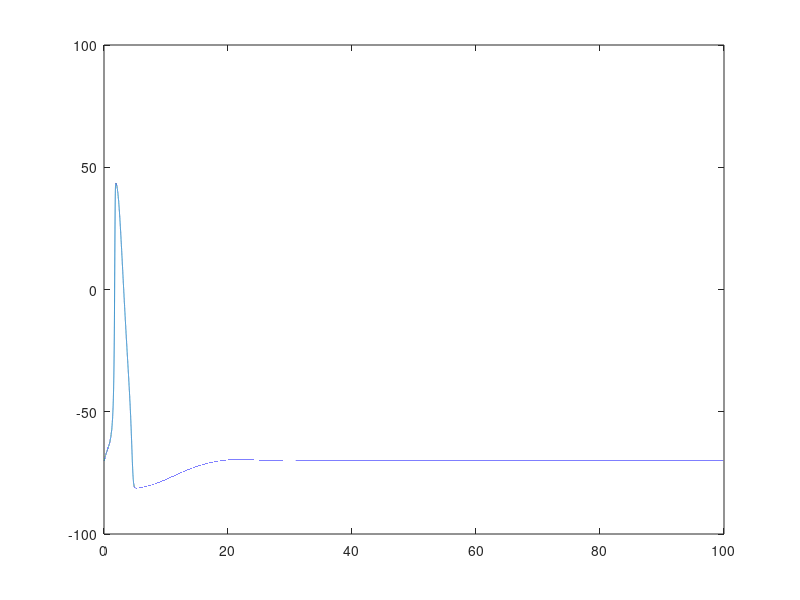
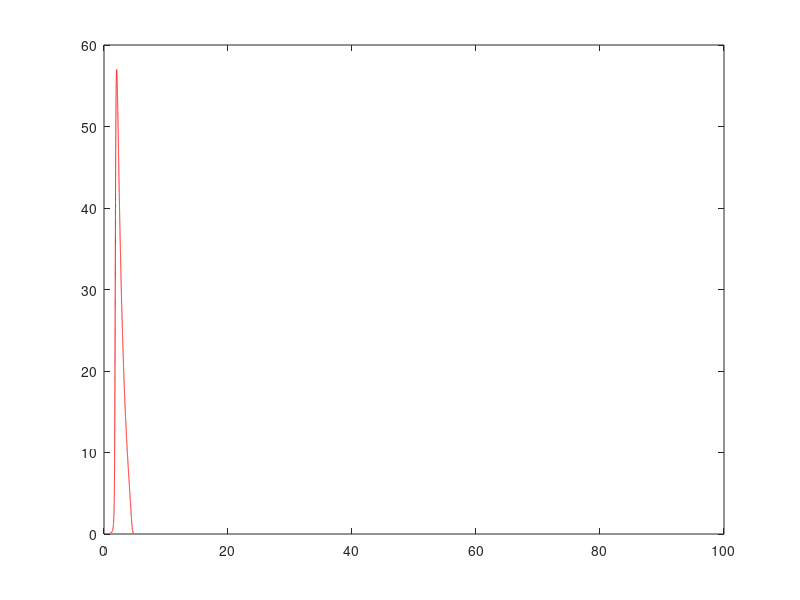
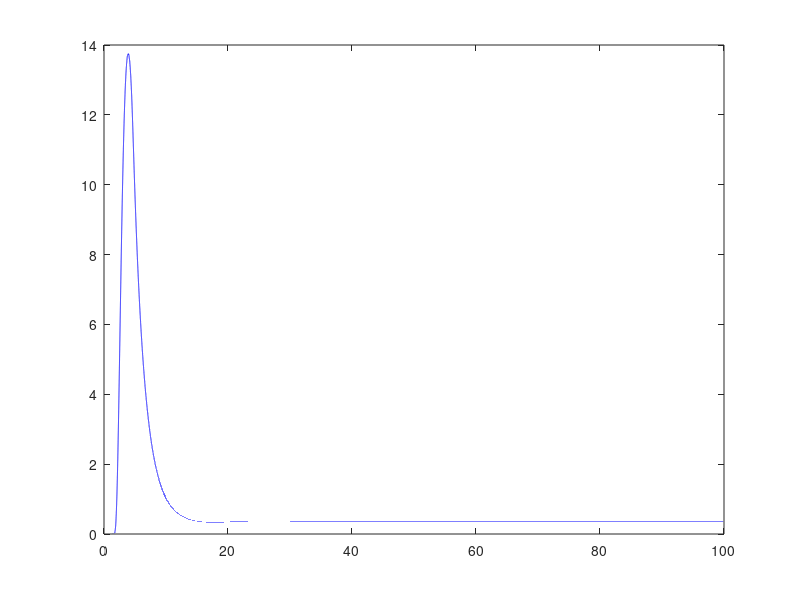

These figures' MATLAB source, in order:
clc;
clear;
% Initialize Time
stepsize = 1/2000; %Stepsize must be greater than 1/2 to accomidate the 0.5ms step
t = [0:stepsize:100]; %Time

stimuli = (length(t)-1)/200;
xs = 0;

% Constants
gKcon = 36; %mS/cm^2
gNacon = 120; %mS/cm^2
gL = 0.3; %mS/cm^2
EK = -12; %mS/cm^2
ENa = 115; %mV
EL = 10.6; %mV
Vrest = -70; %mV
Cm = 1; %uF/cm^2

% Initial Conditions
Vm =ones(1,length(t)).*0;

am = 0.1*((25-Vrest)/(exp((25-Vrest)/10)-1));
bm = 4*exp(-1*Vrest/18);
an = 0.01*((10-Vrest)/(exp((10-Vrest)/10)-1));
bn = 0.125*exp(-1*Vrest/80);
ah = 0.07*exp(-1*Vrest/20);
bh = 1/(exp((30-Vrest)/10)+1);

mo = am/(am+bm);
no = an/(an+bn);
ho = ah/(ah+bh);

m(1) = mo;
n(1) = no;
h(1) = ho;
gNa(1) = ((m(1))^3)*gNacon*h(1);
gK(1) = (n((1))^4)*gKcon;

%Vm(1) = (Iion/Cm);

for i = 2:length(t)
    
    m(i) = m(i-1)+(stepsize*((am*(1-m(i-1)))-(bm*m(i-1))));
    n(i) = n(i-1)+(stepsize*((an*(1-n(i-1)))-(bn*n(i-1))));
    h(i) = h(i-1)+(stepsize*((ah*(1-h(i-1)))-(bh*h(i-1))));
    
    am = 0.1*((25-Vm(i-1))/(exp((25-Vm(i-1))/10)-1));
    bm = 4*exp(-1*Vm(i-1)/18);
    an = 0.01*((10-Vm(i-1))/(exp((10-Vm(i-1))/10)-1));
    bn = 0.125*exp(-1*Vm(i-1)/80);
    ah = 0.07*exp(-1*Vm(i-1)/20);
    bh = 1/(exp((30-Vm(i-1))/10)+1);
    
    gNa(i) = ((m(i-1))^3)*gNacon*h(i-1);
    gK(i) = (n((i-1))^4)*gKcon;
    
    INa = ((m(i-1))^3)*gNacon*h(i-1)*(Vm(i-1)-ENa);
    IK = (n((i-1))^4)*gKcon*(Vm(i-1)-EK);
    IL = gL*(Vm(i-1)-EL);
    I = 0;
    
    %Stimulated
    if(i>20)
        if(xs<stimuli)
            I = 5;
            xs = xs+1;
        else
            I = 0;
        end
    end
    
    
    Iion(i) = I - INa - IK - IL;
    
    % if(Iion(i) == Iion(i-1))
    %dVm = 0;
    % else
    dVm = (Iion(i)/Cm)*stepsize;
    %end
    
    Vm(i) = Vm(i-1)+(dVm);
    
end

Vmm = Vm +ones(1,length(t))*-70;
figure
plot(t,Vmm)
figure
plot(t,gNa,'r')
figure
plot(t,gK,'b')

